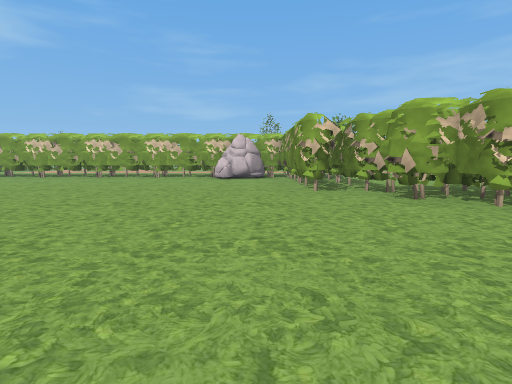
view 1 (above)

16 first-person views from a walk through a level from a Godot 3-D game. The camera is 1.2 m above the floor, tilts 6° down and sees 80° across. The floor is counted in squares, 2 m on a side. Each view is taken from the middle of a square. On the plan, view 1 faces up. The plan holds only what a view shows up to about 9 squares ahead; the rest is blank. The place goes on beyond the plan. Characters and animated objects are not drawn. Some surface patterns are stand-ins.

view 2
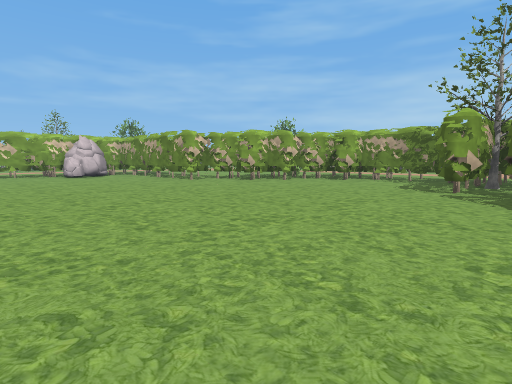

view 3
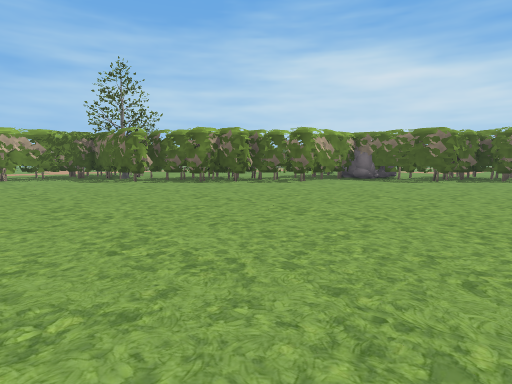

view 4
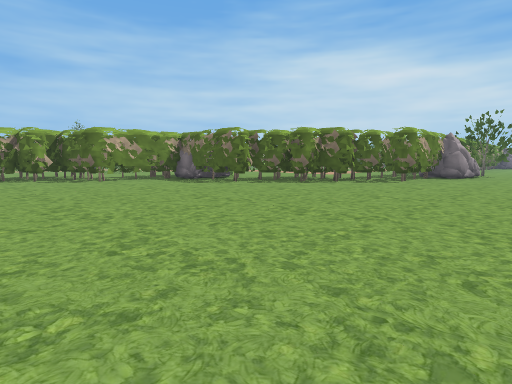

view 5
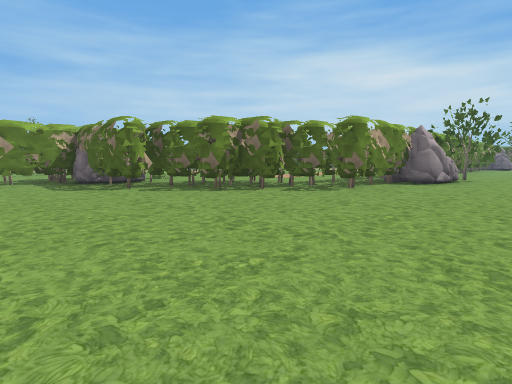

view 6
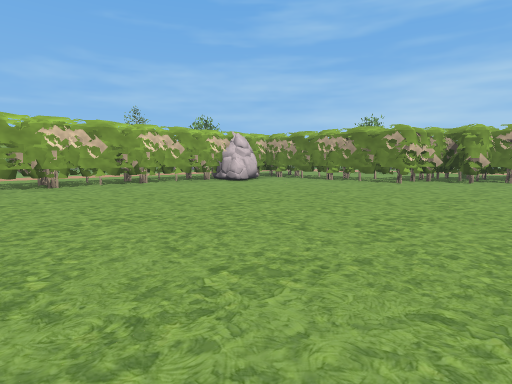

view 7
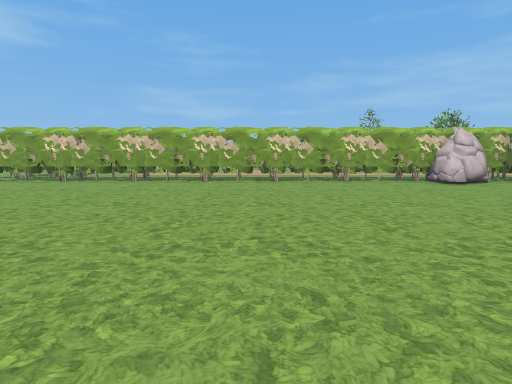

view 8
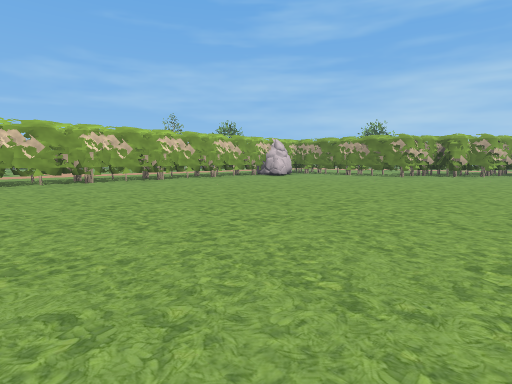

view 9
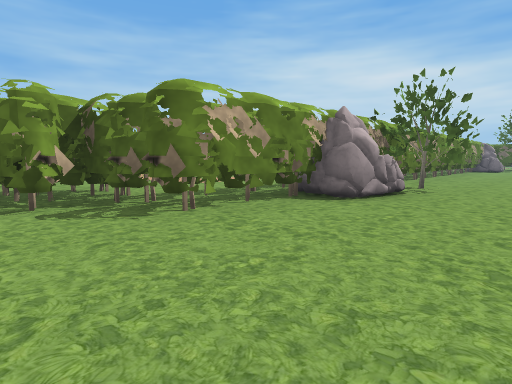

view 10
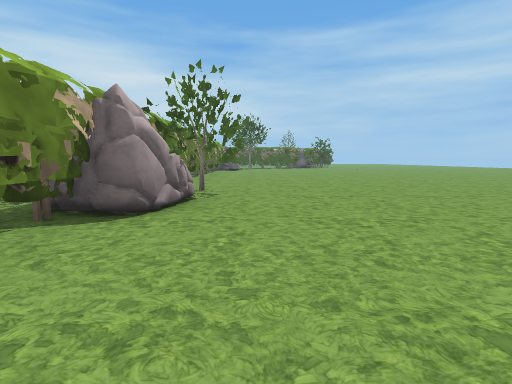

view 11
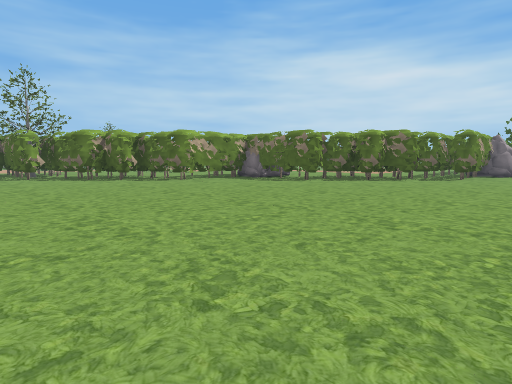

view 12
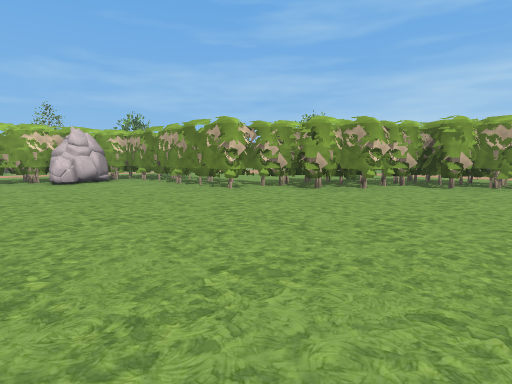

view 13
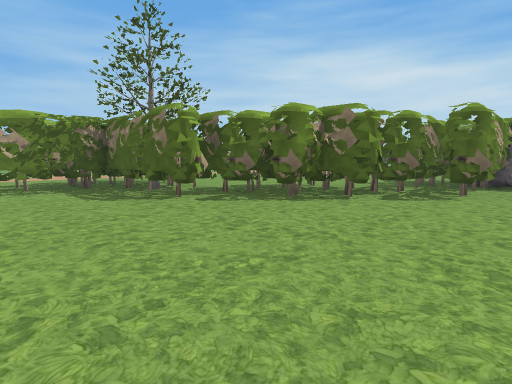

view 14
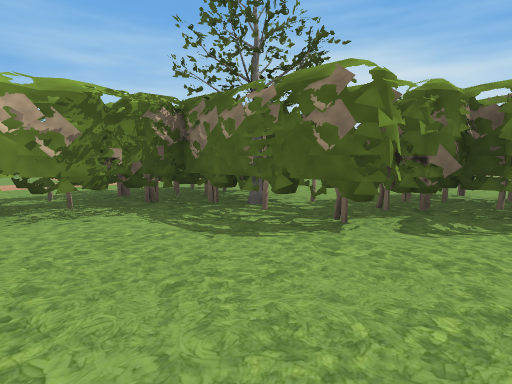

view 15
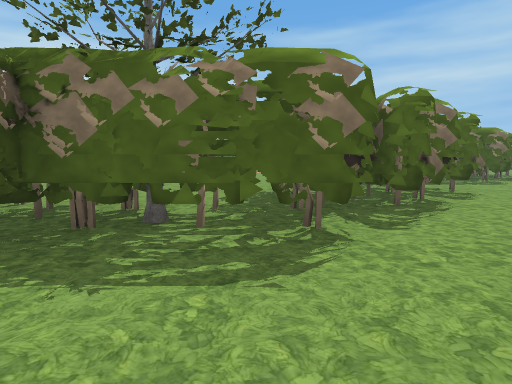

view 16
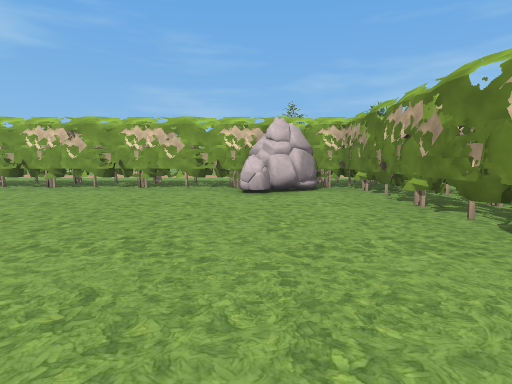

### Floor plan
Key: @ floor where view 1 was taken; # wall or solid block; . floor; T tree; R rock.
Columns run from 10 left of view 1 to 5 right of it. Each row starts with its distance up from view 1.
 11 ############
 10 .........RR#
  9 ...........#
  8 ...........#
  7 ...........##
  6 ...........###
  5 ............###
  4 .............###
  3 ..............##
  2 ...............#
  1  ..............#
  0  .........@....#
 -1 ............##T#
 -2 ...........#####
 -3 ..........###
 -4 .........###
 -5 .........##
 -6 .........#
 -7 ......##R#
 -8 .....###
 -9 ....###
-10 ...###
-11 ...##
-12 ...#
-13 ..R#
-14 ...#
-15 .TT#
-16 ..T#
-17 ...#

Where each view was taken, in squares from view 1:
view 1: 0 up, 0 right, facing up
view 2: 2 down, 4 left, facing up-right
view 3: 3 up, 6 left, facing down-right
view 4: 1 down, 10 left, facing down-right
view 5: 4 down, 10 left, facing down-right
view 6: 3 up, 7 left, facing up-right
view 7: 2 up, 6 left, facing up
view 8: 2 up, 10 left, facing up-right
view 9: 8 down, 10 left, facing down-right
view 10: 9 down, 9 left, facing down
view 11: 1 up, 9 left, facing down-right
view 12: 1 up, 3 left, facing up-right
view 13: 2 up, 2 left, facing down-right
view 14: 2 up, 1 right, facing down-right
view 15: 2 up, 3 right, facing down
view 16: 4 up, 1 left, facing up
